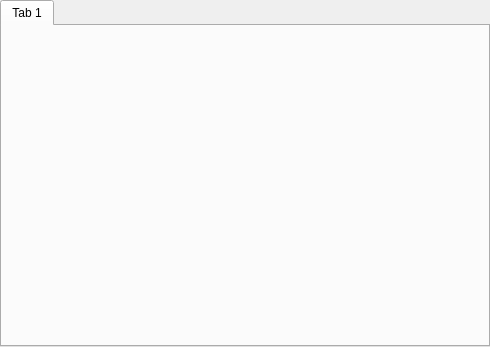
<?xml version="1.0" encoding="UTF-8"?>
<ui version="4.0">
 <class>Reference</class>
 <widget class="QDialog" name="Reference">
  <property name="windowModality">
   <enum>Qt::NonModal</enum>
  </property>
  <property name="geometry">
   <rect>
    <x>0</x>
    <y>0</y>
    <width>490</width>
    <height>347</height>
   </rect>
  </property>
  <property name="minimumSize">
   <size>
    <width>250</width>
    <height>100</height>
   </size>
  </property>
  <property name="windowTitle">
   <string>References</string>
  </property>
  <layout class="QGridLayout" name="gridLayout">
   <property name="margin">
    <number>0</number>
   </property>
   <item row="0" column="0">
    <widget class="QTabWidget" name="tabWidget_reference">
     <widget class="QWidget" name="tab_main">
      <attribute name="title">
       <string>Tab 1</string>
      </attribute>
     </widget>
    </widget>
   </item>
  </layout>
 </widget>
 <resources/>
 <connections/>
</ui>
